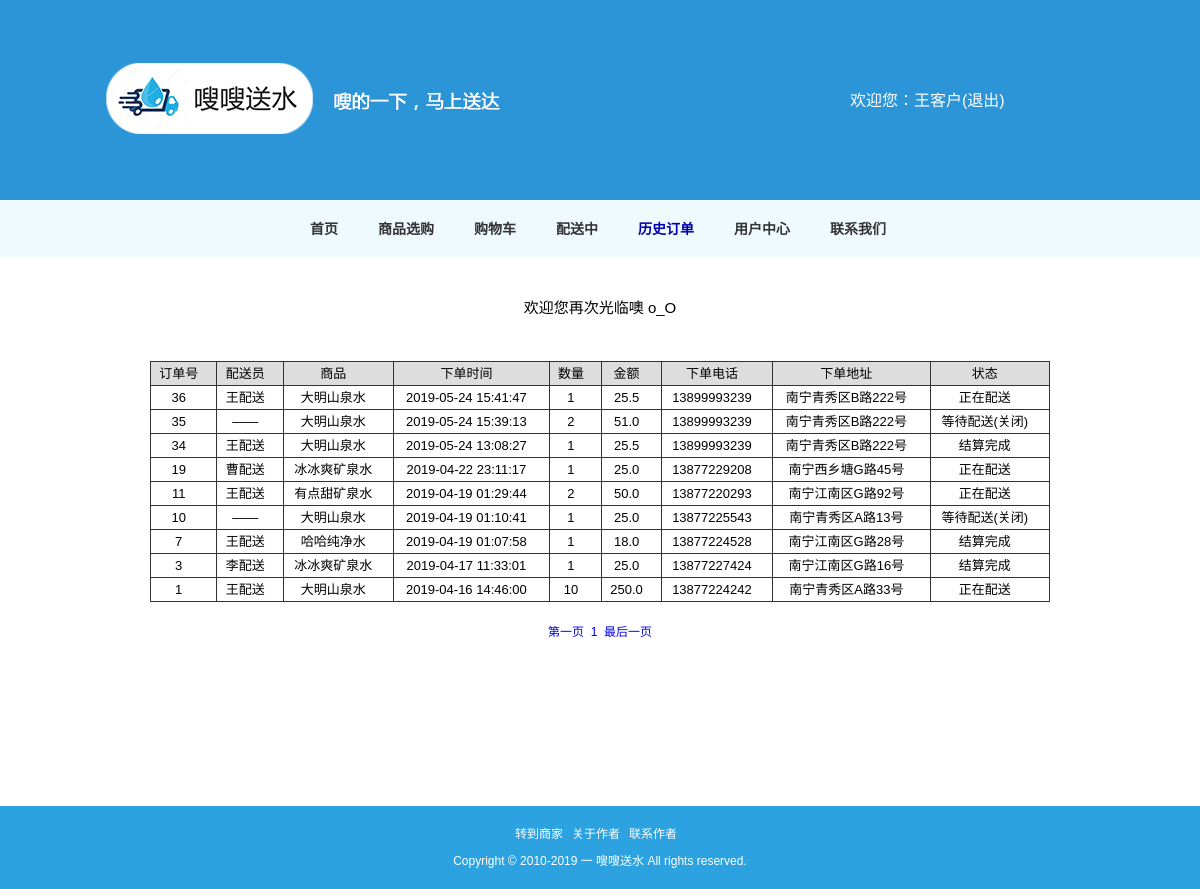
The app's page /order.php (signed in) with its own data.
### tables this page shows
CREATE TABLE `out_` (
  `out_id` int(11) NOT NULL AUTO_INCREMENT COMMENT '出库',
  `client_id` int(11) DEFAULT NULL,
  `client_phone` varchar(11) DEFAULT NULL,
  `client_add` varchar(255) DEFAULT NULL,
  `staff_id` int(11) DEFAULT NULL,
  `water_id` int(11) DEFAULT NULL,
  `out_time` datetime DEFAULT NULL,
  `out_num` int(11) DEFAULT NULL,
  `out_sum` float(11,1) DEFAULT NULL,
  `out_ok` int(11) DEFAULT NULL COMMENT '默认0  送达1  付款2',
  `out_good` int(255) DEFAULT NULL COMMENT '无效0  有效1',
  `out_note` varchar(255) DEFAULT NULL,
  PRIMARY KEY (`out_id`) USING BTREE
);

CREATE TABLE `staff` (
  `staff_id` int(11) NOT NULL COMMENT '配送员',
  `staff_name` varchar(255) DEFAULT NULL,
  `staff_pwd` varchar(255) DEFAULT NULL,
  `staff_time` datetime DEFAULT NULL,
  `staff_phone` varchar(255) DEFAULT NULL,
  `staff_add` varchar(255) DEFAULT NULL,
  `staff_note` varchar(255) DEFAULT NULL,
  PRIMARY KEY (`staff_id`) USING BTREE
);

CREATE TABLE `water` (
  `water_id` int(11) NOT NULL AUTO_INCREMENT COMMENT '桶装水',
  `water_name` varchar(255) DEFAULT NULL,
  `supplier_id` int(11) DEFAULT NULL,
  `water_text` varchar(255) DEFAULT NULL,
  `water_img` varchar(255) DEFAULT NULL,
  `water_size` float(11,1) DEFAULT NULL,
  `water_type` varchar(255) DEFAULT NULL,
  `water_pay` float(11,1) DEFAULT NULL,
  `water_pay2` float(11,1) DEFAULT NULL,
  `water_num` int(11) DEFAULT NULL,
  `water_note` varchar(255) DEFAULT NULL,
  PRIMARY KEY (`water_id`) USING BTREE
);

### inc/preferences.php (called while the page is built, shortened)
<?php
$onePageNum = 10;

### inc/getVar.php (called while the page is built, shortened)
<?php
function getWaterName($id, $link)
{
    $sql = "SELECT water_name FROM water WHERE water_id = $id";
    $result = mysqli_query($link, $sql);
    $arr = mysqli_fetch_assoc($result);
    return $arr['water_name'];
}
function getStaffName($id, $link)
{
    $sql = "SELECT staff_name FROM staff WHERE staff_id = $id";
    $result = mysqli_query($link, $sql);
    $arr = mysqli_fetch_assoc($result);
    return $arr['staff_name'];
}

### web/order.php (the view, shortened to what this page needs)
<?php
require_once("../inc/conn.php");
require_once("../inc/getVar.php");
require_once("../inc/preferences.php");
$userId = $_SESSION['user_id'];
$sql = "SELECT * FROM out_ WHERE client_id=$userId ORDER BY out_id DESC";
$result = mysqli_query($link, $sql);
$totalRecords = mysqli_num_rows($result);
$totalPages = ceil($totalRecords / $onePageNum);
if (isset($_GET["page"])) {
    $page = $_GET["page"];
} else {
    $page = 1;
};
$startFrom = ($page - 1) * $onePageNum;
$sql2 = "$sql LIMIT $startFrom, $onePageNum ";
$result = mysqli_query($link, $sql2);
$arrs = mysqli_fetch_all($result, MYSQLI_ASSOC);
?>
<!doctype html>
<html>
<head>
    <link rel="stylesheet" type="text/css" href="../css/reset.css"/>
    <link rel="stylesheet" type="text/css" href="../css/main.css"/>
    <link rel="stylesheet" type="text/css" href="../css/order.css"/>
</head>
<body>
<div class="header">
    <div class="login floatr">
        <?php
        if ($_SESSION['user_name'] == null) {
            echo "<a href=\"login.php\" class='wText-a'>登录 / </a> <a href=\"register.php\" class='wText-a'>注册</a> ";
        } else {
            echo "欢迎您：" . $_SESSION['user_name'] . "<a href=\"login-ecs.php\" class='wText-a'>(退出)</a>";
        }
        ?>
    </div>
    <div class="mianboy">
			<span class="top-links floatr">
				<ul>
					<li>
						<a class="top-a1" href="index.php">首页</a>
					</li>
					<li>
						<a class="top-a2" href="shopping.php">商品选购</a>
					</li>
					<li>
						<a class="top-a3" href="car.php">购物车</a>
					</li>
                    <li>
						<a class="top-a40" href="ordering.php">配送中</a>
					</li>
					<li>
						<a class="top-a4" href="order.php">历史订单</a>
					</li>
					<li>
						<a class="top-a5" href="me.php">用户中心</a>
					</li>
					<li>
						<a class="top-a6" href="call.php">联系我们</a>
					</li>
				</ul>
			</span>
    </div>
</div>
<div class="mianboy">
    <center>
        <?php
        if ($totalRecords == 0) {
            echo "<br><br><br> <p class='wText'><font color=red> 一条订单都没有哇 >_< </font></p> <br><br><br>";
            require_once("../inc/footer.php");
            die();
        } else {
            echo "<p class='wText'>欢迎您再次光临噢 o_O </p><br><br><br>";
        }
        ?>
        <table width="900" class="dataintable" border="1" align="center" rules="all" cellpadding="5">
            <tr bgcolor='#dddddd' align="center">
                <th>订单号</th>
                <th>配送员</th>
                <th>商品</th>
                <th>下单时间</th>
                <th>数量</th>
                <th>金额</th>
                <th>下单电话</th>
                <th>下单地址</th>
                <th>状态</th>
            </tr>
            <?php
            foreach ($arrs
                     as $arr) { ?>
                <tr align="center">
                    <td><?php echo $arr['out_id'] ?></td>
                    <td>
                        <?php
                        if (trim($arr['staff_id']) == 0) {
                            echo "——";
                        } else {
                            echo getStaffName($arr['staff_id'], $link); ?>
                        <?php } ?>
                    </td>
                    <td><?php echo getWaterName($arr['water_id'], $link) ?></td>
                    <td><?php echo $arr['out_time'] ?></td>
                    <td><?php echo $arr['out_num'] ?></td>
                    <td><?php echo $arr['out_sum'] ?></td>
                    <td><?php echo $arr['client_phone'] ?></td>
                    <td><?php echo $arr['client_add'] ?></td>
                    <td>
                        <?php
                        if (trim($arr['staff_id']) == 0) {
                            echo "等待配送";
                        } else {
                            if (trim($arr['out_ok']) == 1) {
                                echo "配送成功";
                            } else if (trim($arr['out_ok']) == 2) {
                                echo "结算完成";
                            } else {
                                echo "正在配送";
                            }
                        }
                        if (trim($arr['out_good']) == 0) {
                            echo "(关闭)";
                        } ?>
                    </td>
                </tr>
            <?php } ?>
        </table>
        <br><br>
        <?php
        echo "<a href='order.php?page=1'>" . '第一页' . "</a> ";
        for ($i = 1; $i <= $totalPages; $i++) {
            echo "<a href='order.php?page=" . $i . "'> &nbsp;" . $i . "&nbsp; </a> ";
        };
        echo "<a href='order.php?page=$totalPages'>" . '最后一页' . "</a> ";
        ?>
        <br><br><br><br><br><br><br><br><br><br><br><br><br><br><br>
    </center>
</div>
<div class="footer">
    <div class="footer-links">
        <ul>
            <li>
                <a href="../admin/index.php" target="blank">转到商家</a>
            </li>
            <li>
                <a href="https://github.com/lnsaaa" target="blank">关于作者</a>
            </li>
            <li>
                <a target="_blank" href="http://mail.qq.com/cgi-bin/qm_share?t=qm_mailme&email=FCUkISAkJiQiISJUZWU6d3t5"
                   style="text-decoration:none;">联系作者</a>
            </li>
        </ul>
        Copyright &copy; 2010-2019 一 嗖嗖送水 All rights reserved.
    </div>
</div>
</body>
</html>

### css/main.css (style rules this page uses)
.mianboy { width: 900px; margin: 0 auto; }
.header { height: 300px; background: url(../images/header-bg.jpg) top center no-repeat; }
.floatr { float: right; }
.top-links { width: 760px; margin: 0 auto; padding-top: 110px; }
.top-links li { float: left; font-size: 14px; font-weight: bold; line-height: 20px; padding: 0 20px; }
.top-links li a { text-decoration: none; font-weight: bold; }
.top-a1, .top-a2, .top-a3, .top-a40, .top-a4, .top-a5, .top-a6, .top-a7 { color: #333333; }
.footer { background-color: #2DA2E0; }
.footer-links { font-size: 12px; text-align: center; width: 900px; margin: auto; color: #FFFFFF; padding-bottom: 22px; }
.footer-links ul { list-style: none; padding: 22px 0px 0px 365px; }
.footer-links li { float: left; margin-bottom: 5px; margin-right: 9px; color: #FFFFFF; margin-bottom: 15px; font-size: 12px; }
.footer-links li a { text-decoration: none; color: #FFFFFF; }
.login { width: 350px; font-size: 16px; color: #ffffff; margin-top: 93px; }
.wText-a { color: #ffffff; }

### css/order.css (style rules this page uses)
.top-a4 { color: #0000AA; }
table.dataintable { border: 1px solid #333333; border-collapse: collapse; font-family: Arial,Helvetica,sans-serif; margin-top: 10px; width: 100%; font-size: 13px; }
table.dataintable th { border: 1px solid #333333; padding: 5px 15px 5px 5px; text-align: center; vertical-align: baseline; }
table.dataintable td { border: 1px solid #333333; padding: 5px 15px 5px 5px; vertical-align: text-top; }
.wText { font-size: 15px; text-align: center; }

### records on screen
out_: out_id "36", staff.staff_name "王配送", water.water_name "大明山泉水", out_time "2019-05-24 15:41:47", out_num "1", out_sum "25.5", client_phone "13899993239", client_add "南宁青秀区B路222号", out_ok "正在配送"
out_: out_id "35", water.water_name "大明山泉水", out_time "2019-05-24 15:39:13", out_num "2", out_sum "51.0", client_phone "13899993239", client_add "南宁青秀区B路222号", shows "等待配送", out_good "(关闭)"
out_: out_id "34", staff.staff_name "王配送", water.water_name "大明山泉水", out_time "2019-05-24 13:08:27", out_num "1", out_sum "25.5", client_phone "13899993239", client_add "南宁青秀区B路222号", out_ok "结算完成"
out_: out_id "19", staff.staff_name "曹配送", water.water_name "冰冰爽矿泉水", out_time "2019-04-22 23:11:17", out_num "1", out_sum "25.0", client_phone "13877229208", client_add "南宁西乡塘G路45号", out_ok "正在配送"
out_: out_id "11", staff.staff_name "王配送", water.water_name "有点甜矿泉水", out_time "2019-04-19 01:29:44", out_num "2", out_sum "50.0", client_phone "13877220293", client_add "南宁江南区G路92号", out_ok "正在配送"
out_: out_id "10", water.water_name "大明山泉水", out_time "2019-04-19 01:10:41", out_num "1", out_sum "25.0", client_phone "13877225543", client_add "南宁青秀区A路13号", shows "等待配送", out_good "(关闭)"
out_: out_id "7", staff.staff_name "王配送", water.water_name "哈哈纯净水", out_time "2019-04-19 01:07:58", out_num "1", out_sum "18.0", client_phone "13877224528", client_add "南宁江南区G路28号", out_ok "结算完成"
out_: out_id "3", staff.staff_name "李配送", water.water_name "冰冰爽矿泉水", out_time "2019-04-17 11:33:01", out_num "1", out_sum "25.0", client_phone "13877227424", client_add "南宁江南区G路16号", out_ok "结算完成"
out_: out_id "1", staff.staff_name "王配送", water.water_name "大明山泉水", out_time "2019-04-16 14:46:00", out_num "10", out_sum "250.0", client_phone "13877224242", client_add "南宁青秀区A路33号", out_ok "正在配送"

### other values on screen
$_SESSION['user_name'] "王客户"
